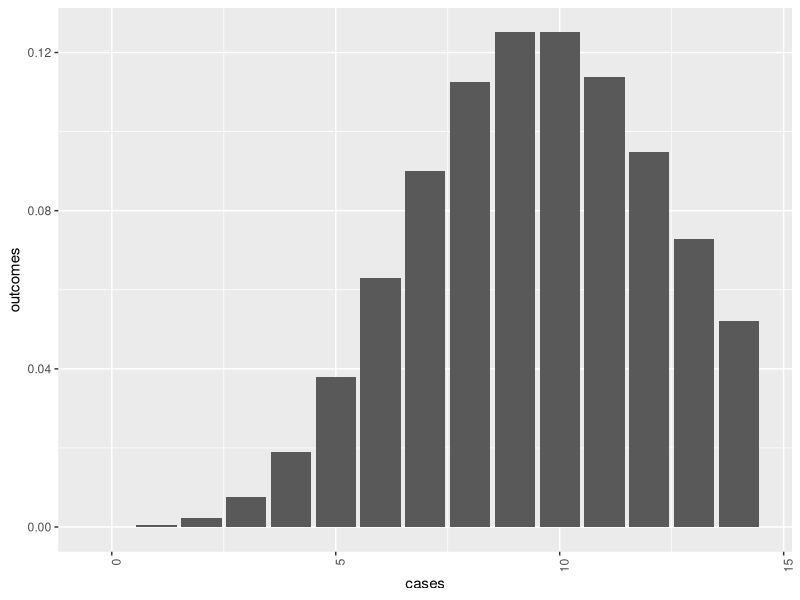

R code for this plot:
#function returns probability to observe `case` when the process average is `mean`
#when data fits the poisson distribution
#e.g. if process average is 10, poisson(10, 15) will give probablity to observe
#15 in the process
poisson <- function(average, case) {
    return ( ((exp(1) ** (-average)) * (average ** case)) / factorial(case) );
}

poisson(10, 15);
s <- 0;
cases <- seq(0, 14);
outcomes <- matrix(0, length(cases));
for (i in seq(1, length(cases))) {
    outcomes[i] = poisson(10, cases[i]);
    s <- s + outcomes[i];
}
s
1 - s;


library(ggplot2)

data1 <- data.frame(cases=cases,outcomes=outcomes);

png(filename="ch20p365.png");

ggplot(data=data1, aes(x=cases, y=outcomes)) +
  geom_bar(stat="identity") +
  theme(axis.text.x = element_text(angle = 90, hjust = 1));

dev.off();
